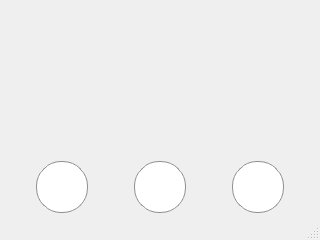
<?xml version="1.0" encoding="UTF-8"?>
<ui version="4.0">
  <class>MainWindow</class>
  <widget class="QMainWindow" name="MainWindow">
    <property name="geometry">
      <rect>
        <x>0</x>
        <y>0</y>
        <width>320</width>
        <height>240</height>
      </rect>
    </property>
    <property name="windowTitle">
      <string>MainWindow</string>
    </property>
    <widget class="QWidget" name="centralwidget">
      <layout class="QVBoxLayout" name="verticalLayout">
        <property name="spacing">
          <number>10</number>
        </property>
        <property name="margin">
          <number>5</number>
        </property>
        <item alignment="Qt::AlignCenter">
          <widget class="QLabel" name="label_doraemon">
            <property name="minimumSize">
              <size>
                <width>150</width>
                <height>100</height>
              </size>
            </property>
            <property name="maximumSize">
              <size>
                <width>200</width>
                <height>120</height>
              </size>
            </property>
            <property name="sizePolicy">
              <sizepolicy hsizetype="Expanding" vsizetype="Expanding">
                <horstretch>0</horstretch>
                <verstretch>0</verstretch>
              </sizepolicy>
            </property>
            <property name="pixmap">
              <pixmap resource="resource.qrc">:/images/doraemon.png</pixmap>
            </property>
            <property name="scaledContents">
              <bool>true</bool>
            </property>
            <property name="alignment">
              <set>Qt::AlignCenter</set>
            </property>
            <property name="styleSheet">
              <string notr="true">QLabel {
    padding: 2px;
}</string>
            </property>
          </widget>
        </item>
        <item>
          <layout class="QHBoxLayout" name="horizontalLayout">
            <property name="spacing">
              <number>15</number>
            </property>
            <item>
              <widget class="QPushButton" name="btn_cake">
                <property name="minimumSize">
                  <size>
                    <width>50</width>
                    <height>50</height>
                  </size>
                </property>
                <property name="maximumSize">
                  <size>
                    <width>60</width>
                    <height>60</height>
                  </size>
                </property>
                <property name="styleSheet">
                  <string notr="true">QPushButton {
    border-radius: 25px;
    border: 1px solid #8f8f91;
    min-width: 50px;
    max-width: 50px;
    min-height: 50px;
    max-height: 50px;
    padding: 0px;
    background-color: white;
    qproperty-icon: url(:/images/btn_cake.png);
    qproperty-iconSize: 40px 40px;
    transition: all 0.2s ease-out;
}
QPushButton:hover {
    min-width: 55px;
    max-width: 55px;
    min-height: 55px;
    max-height: 55px;
    border-radius: 27px;
    border: 1px solid #0066ff;
    qproperty-iconSize: 45px 45px;
    box-shadow: 0px 2px 4px rgba(0, 102, 255, 0.3);
}
QPushButton:pressed {
    background-color: #e0e0e0;
    border: 1px solid #0044cc;
}</string>
                </property>
                <property name="text">
                  <string/>
                </property>
                <property name="icon">
                  <iconset resource="resource.qrc">
                    <normaloff>:/images/btn_cake.png</normaloff>:/images/btn_cake.png</iconset>
                </property>
              </widget>
            </item>
            <item>
              <widget class="QPushButton" name="btn_mourse">
                <property name="minimumSize">
                  <size>
                    <width>50</width>
                    <height>50</height>
                  </size>
                </property>
                <property name="maximumSize">
                  <size>
                    <width>60</width>
                    <height>60</height>
                  </size>
                </property>
                <property name="styleSheet">
                  <string notr="true">QPushButton {
    border-radius: 25px;
    border: 1px solid #8f8f91;
    min-width: 50px;
    max-width: 50px;
    min-height: 50px;
    max-height: 50px;
    padding: 0px;
    background-color: white;
    qproperty-icon: url(:/images/btn_mourse.png);
    qproperty-iconSize: 40px 40px;
    transition: all 0.2s ease-out;
}
QPushButton:hover {
    min-width: 55px;
    max-width: 55px;
    min-height: 55px;
    max-height: 55px;
    border-radius: 27px;
    border: 1px solid #ff6600;
    qproperty-iconSize: 45px 45px;
    box-shadow: 0px 2px 4px rgba(255, 102, 0, 0.3);
}
QPushButton:pressed {
    background-color: #e0e0e0;
    border: 1px solid #cc4400;
}</string>
                </property>
                <property name="text">
                  <string/>
                </property>
                <property name="icon">
                  <iconset resource="resource.qrc">
                    <normaloff>:/images/btn_mourse.png</normaloff>:/images/btn_mourse.png</iconset>
                </property>
              </widget>
            </item>
            <item>
              <widget class="QPushButton" name="btn_nobita">
                <property name="minimumSize">
                  <size>
                    <width>50</width>
                    <height>50</height>
                  </size>
                </property>
                <property name="maximumSize">
                  <size>
                    <width>60</width>
                    <height>60</height>
                  </size>
                </property>
                <property name="styleSheet">
                  <string notr="true">QPushButton {
    border-radius: 25px;
    border: 1px solid #8f8f91;
    min-width: 50px;
    max-width: 50px;
    min-height: 50px;
    max-height: 50px;
    padding: 0px;
    background-color: white;
    qproperty-icon: url(:/images/btn_nobita.jpg);
    qproperty-iconSize: 40px 40px;
    transition: all 0.2s ease-out;
}
QPushButton:hover {
    min-width: 55px;
    max-width: 55px;
    min-height: 55px;
    max-height: 55px;
    border-radius: 27px;
    border: 1px solid #00cc66;
    qproperty-iconSize: 45px 45px;
    box-shadow: 0px 2px 4px rgba(0, 204, 102, 0.3);
}
QPushButton:pressed {
    background-color: #e0e0e0;
    border: 1px solid #00aa44;
}</string>
                </property>
                <property name="text">
                  <string/>
                </property>
                <property name="icon">
                  <iconset resource="resource.qrc">
                    <normaloff>:/images/btn_nobita.jpg</normaloff>:/images/btn_nobita.jpg</iconset>
                </property>
              </widget>
            </item>
          </layout>
        </item>
      </layout>
    </widget>
    <widget class="QMenuBar" name="menubar">
      <property name="geometry">
        <rect>
          <x>0</x>
          <y>0</y>
          <width>320</width>
          <height>20</height>
        </rect>
      </property>
    </widget>
    <widget class="QStatusBar" name="statusbar"/>
  </widget>
  <resources>
    <include location="resource.qrc"/>
  </resources>
  <connections/>
</ui>
